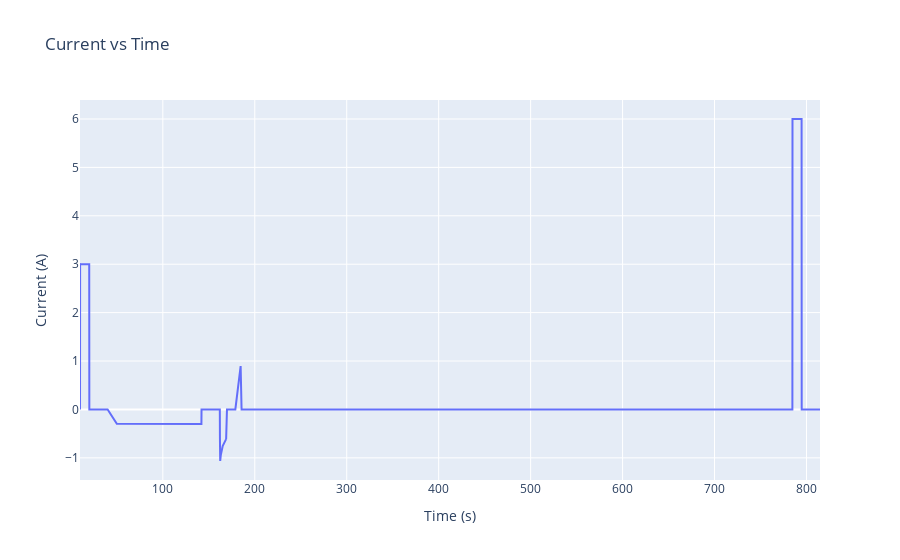

Source (notebook cell):
### Code cell
# To see current vs time profile.
fig1 = go.Figure()
# Add a line trace for current vs. time
fig1.add_trace(
    go.Scatter(
        x=df["Time"].to_numpy(),
        y=df["Current"].to_numpy(),
        mode="lines",  # 'lines', 'markers', or 'lines+markers'
        name="Current vs Time",
    )
)

# Customize layout
fig1.update_layout(
    title="Current vs Time",
    xaxis_title="Time (s)",
    yaxis_title="Current (A)",
    template="plotly",  # Use a Plotly template (optional)
)

# Show the plot
fig1.show()

### Figure 1 — Plotly figure (JSON) as saved in the notebook; plotly's stock layout.template omitted (floating-point values rounded to 4 significant figures; data arrays with more than 128 entries replaced by an {"elided": "..."} marker saying what was removed)
{"data": [{"mode": "lines", "name": "Current vs Time", "type": "scatter", "x": {"elided": "1187 float values"}, "y": {"elided": "1187 float values"}}], "layout": {"title": {"text": "Current vs Time"}, "xaxis": {"title": {"text": "Time (s)"}}, "yaxis": {"title": {"text": "Current (A)"}}}}
